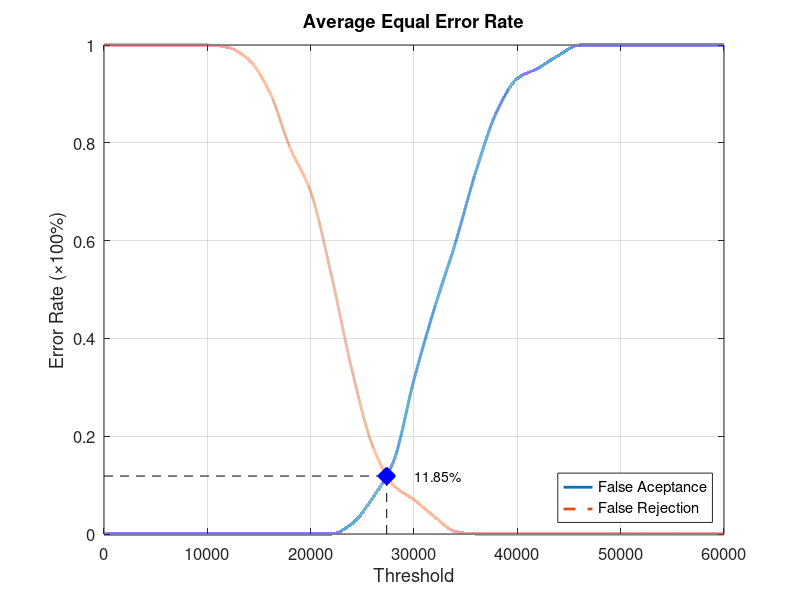
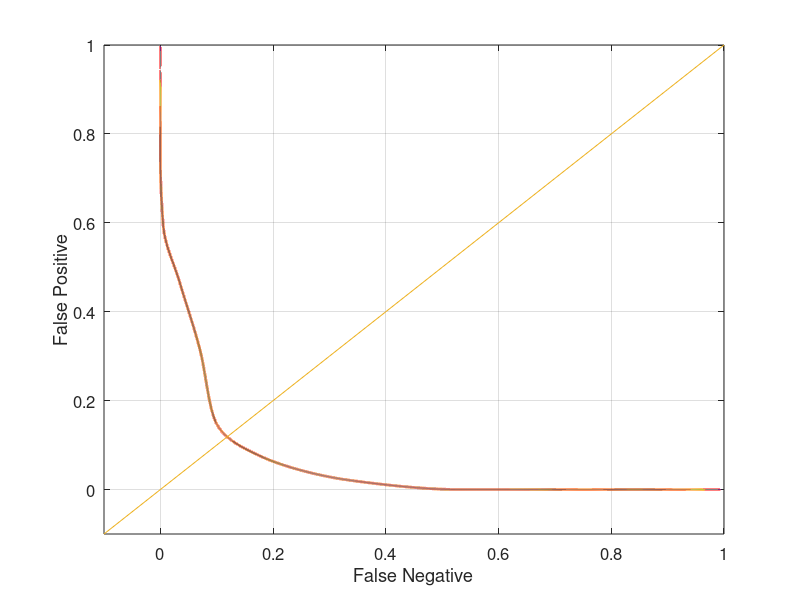

Recreate these plots in MATLAB, in order.
function yEER = Database1_3
close all;
clear;
clc;
x = 0:2000:60000;
xq = 0:0.5:60000;

y0 = [0 0 0 0 0 0 0 0 0 0 0 0 0.0210526 0.0736842 0.147368 0.315789 0.463158 0.594737 0.742105 0.863158 0.931579 0.952632 0.978947 1 1 1 1 1 1 1 1];
yy0 = interp1(x, y0, xq, 'pchip');
y1 = [1 1 1 1 1 1 0.995 0.97 0.905 0.79 0.7 0.53 0.335 0.18 0.1 0.07 0.035 0.005 0 0 0 0 0 0 0 0 0 0 0 0 0];
yy1 = interp1(x, y1, xq, 'pchip');

% Calculating EER: 
y2 = abs(y0 - y1);
find(y2 == min(y2))
yy2 = abs(yy0 - yy1);
xEER = find(yy2 == min(yy2));
xEERIndex = xq(xEER) % X-axis EER
yEER = yy0(xEER) % Y-axis EER

main = figure
plot(xq, yy0,'-','LineWidth', 2);	hold on
plot(xq, yy1,'--','LineWidth', 2);	hold on
plot([xEERIndex xEERIndex], [0 yEER], 'k--');	hold on
plot([0 xEERIndex], [yEER yEER], 'k--');	hold on
plot(xEERIndex, yEER, 'bx', 'LineWidth', 10);	hold on
text(xEERIndex + 10 * xEERIndex / 100, yEER, [num2str(round((10000 * yEER)) / 100) '%'])
legend('False Aceptance', 'False Rejection', 'Location', 'SouthEast')
xlabel('Threshold')
ylabel('Error Rate (\times100%)')
title('Average Equal Error Rate')
set(gca, 'FontSize', 12)
axis([0 60000 0 1])
grid on

print(main, 'Database1_3Main', '-dpng');
FNRxFPR = figure('Color', [1 1 1]);
plot(yy1, yy0, '-', yy1, yy0, 'LineWidth', 2);
hold on
y = -0.1:0.1:1
plot(y, y); 
set(gca, 'FontSize', 12)
xlabel('False Negative')
ylabel('False Positive')
axis([-0.1 1 -0.1 1])
set(gca, 'FontSize', 12)
grid on

print(FNRxFPR, 'Database1_3FNRxFPR','-dpng');
end
